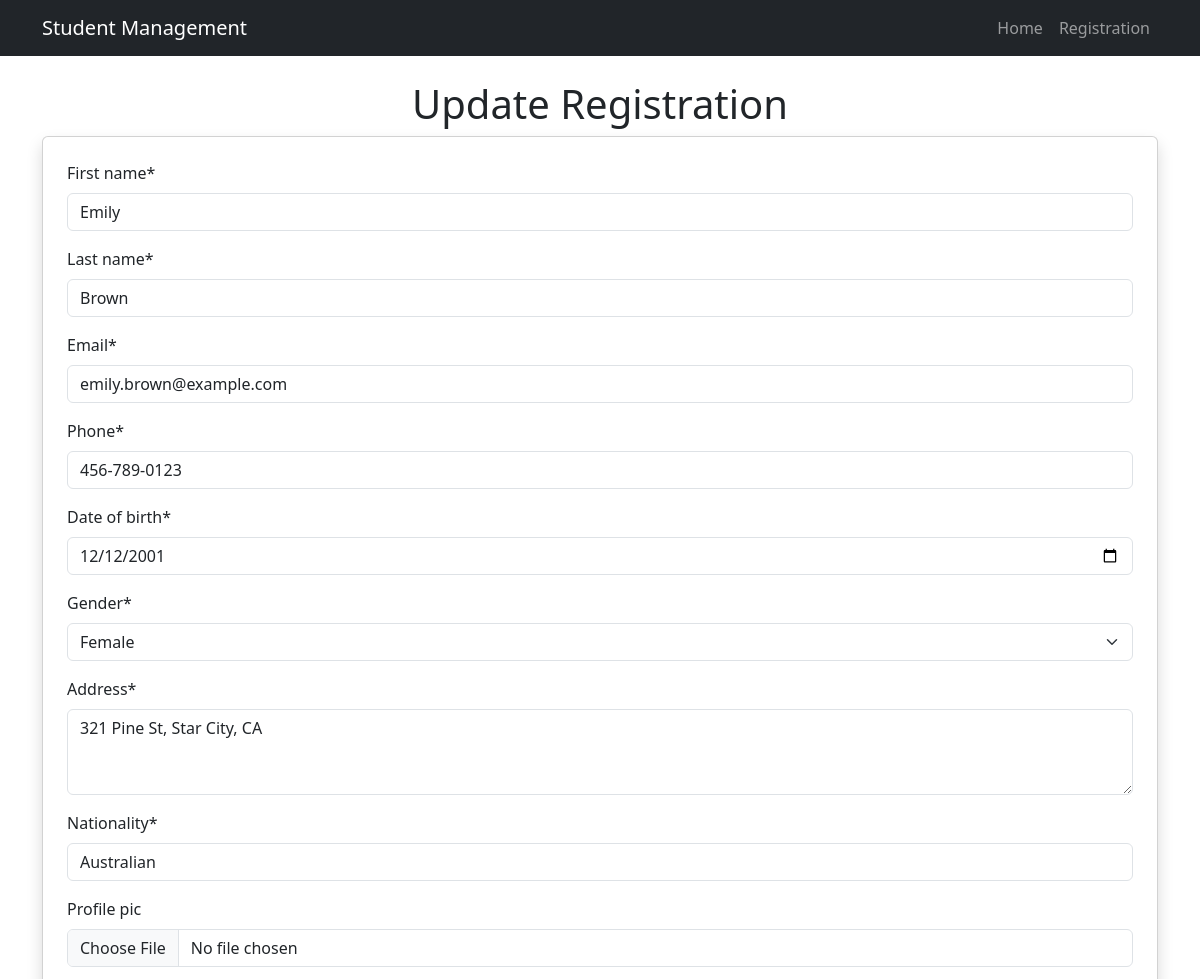
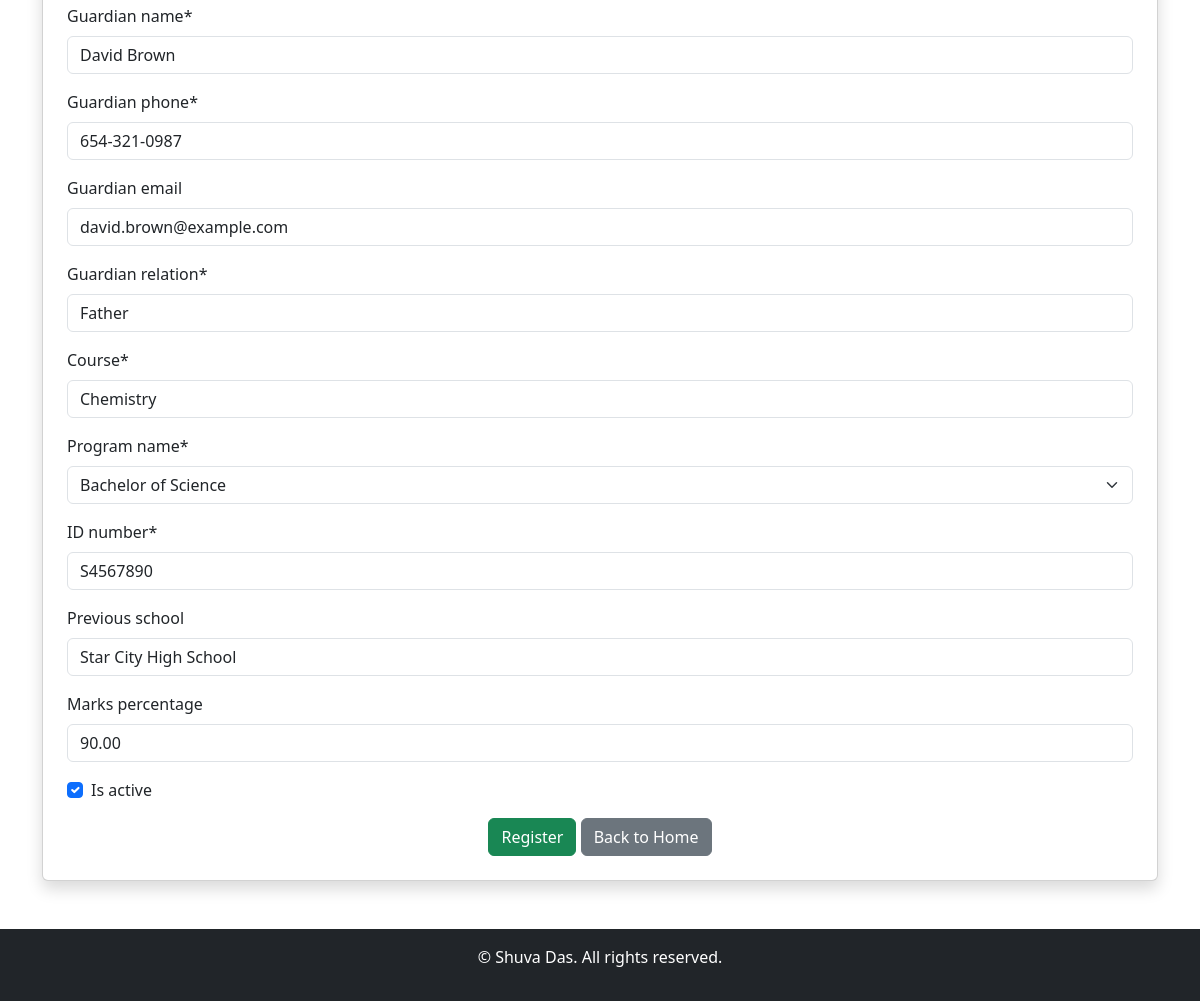
Page /edit/student/5 on the committed database (2 pictures, top to bottom).
### students/models.py (models this page shows, shortened)
class Student(models.Model):
    GENDER_CHOICES=[
        ('M','Male'),
        ('F','Female'),
        ('O','Other'),
    ]
    PROGRAM_NAME=[
        ('B.Tech','Bachelor of Technology'),
        ('M.Tech','Master of Technology'),
        ('B.Sc','Bachelor of Science'),
        ('M.Sc','Master of Science'),
        ('B.Com','Bachelor of Commerce'),
        ('M.Com','Master of Commerce'),
        ('B.A','Bachelor of Arts'),
        ('M.A','Master of Arts'),
        ('B.B.A','Bachelor of Business Administration'),
        ('M.B.A','Master of Business Administration'),
        ('B.C.A','Bachelor of Computer Applications'),
        ('M.C.A','Master of Computer Applications'),
        ('B.Ed','Bachelor of Education'),
        ('M.Ed','Master of Education'),
        ('B.Arch','Bachelor of Architecture'),
        ('M.Arch','Master of Architecture'),
        ('B.Pharma','Bachelor of Pharmacy'),
        ('M.Pharma','Master of Pharmacy'),
        ('B.Sc Nursing','Bachelor of Science in Nursing'),
        ('M.Sc Nursing','Master of Science in Nursing'),
        ('BDS','Bachelor of Dental Surgery'),
        ('MDS','Master of Dental Surgery'),
        ('MBBS','Bachelor of Medicine and Bachelor of Surgery'),
        ('MD','Doctor of Medicine'),
        ('MS','Master of Surgery'),
        ('DM','Doctorate of Medicine'),
        ('M.Ch','Master of Chirurgiae'),
        ('Diploma','Diploma'),
        ('PG Diploma','Post Graduate Diploma'),
        ('Ph.D','Doctor of Philosophy'),
        ('M.Phil','Master of Philosophy'),
        ('LLB','Bachelor of Laws'),
        ('LLM','Master of Laws'),
        ('B.Arch','Bachelor of Architecture'),
        ('M.Arch','Master of Architecture'),
        ('B.Pharma','Bachelor of Pharmacy'),
        ('M.Pharma','Master of Pharmacy'),
        ('B.Sc Nursing','Bachelor of Science in Nursing'),
        ('M.Sc Nursing','Master of Science in Nursing'),
        ('BDS','Bachelor of Dental Surgery'),
        ('MDS','Master of Dental Surgery'),
        ('MBBS','Bachelor of Medicine and Bachelor of Surgery'),
        ('MD','Doctor of Medicine'),
        ('MS','Master of Surgery'),
        ('DM','Doctorate of Medicine'),
        ('M.Ch','Master of Chirurgiae'),
        ('Diploma','Diploma'),
        ('PG Diploma','Post Graduate Diploma'),
        ('Ph.D','Doctor of Philosophy'),
        ('M.Phil','Master of Philosophy'),
        ('LLB','Bachelor of Laws'),
        ('LLM','Master of Laws'),
        ('B.Arch','Bachelor of Architecture'),
        ('M.Arch','Master of Architecture'),
        ('B.Pharma','Bachelor of Pharmacy'),
        ('M.Pharma','Master of Pharmacy'),
        ('B.Sc Nursing','Bachelor of Science in Nursing'),
        ('M.Sc Nursing','Master of Science in Nursing'),
        ('BDS','Bachelor of Dental Surgery'),
        ('MDS','Master of Dental Surgery'),
        ('MBBS','Bachelor of Medicine and Bachelor of Surgery'),
        ('MD','Doctor of Medicine'),
        ('MS','Master of Surgery'),
        ('DM','Doctorate of Medicine'),
        ('M.Ch','Master of Chirurgiae'),
        ('Diploma','Diploma'),
        ('PG Diploma','Post Graduate Diploma'),
        ('Ph.D','Doctor of Philosophy'),
        ('M.Phil','Master of Philosophy'),
        ('LLB','Bachelor of Laws'),
        ('LLM','Master of Laws'),
        ('B.Arch','Bachelor of Architecture'),
        ('M.Arch','Master of Architecture'),
        ('B.Pharma','Bachelor of Pharmacy'),
        ('M.Pharma','Master of Pharmacy'),
        ('B.Sc Nursing','Bachelor of Science in Nursing'),
        ('M.Sc Nursing','Master of Science in Nursing'),
        ('BDS','Bachelor of Dental Surgery'),
        ('MDS','Master of Dental Surgery'),
        ('MBBS','Bachelor of Medicine and Bachelor of Surgery'),
        ('MD','Doctor of Medicine'),
        ('MS','Master of Surgery'),
        ('DM','Doctorate of Medicine'),
        ('M.Ch','Master of Chirurgiae'),
        ('Diploma','Diploma'),
        ('PG Diploma','Post Graduate Diploma'),
        ('Ph.D','Doctor of Philosophy'),
        ('M.Phil','Master of Philosophy'),
        ('LLB','Bachelor of Laws'),
        ('LLM','Master of Laws'),
        ('B.Arch','Bachelor of Architecture'),
        ('M.Arch','Master of Architecture'),
        ('B.Pharma','Bachelor of Pharmacy'),
        ('M.Pharma','Master of Pharmacy'),
        ('B.Sc Nursing','Bachelor of Science in Nursing'),
        ('M.Sc Nursing','Master of Science in Nursing'),
        ('BDS','Bachelor of Dental Surgery'),
        ('MDS','Master of Dental Surgery'),
        ('MBBS','Bachelor of Medicine and Bachelor of Surgery'),
        ('MD','Doctor of Medicine'),
        ('MS','Master of Surgery'),
        ('DM','Doctorate of Medicine'),
        ('M.Ch','Master of Chirurgiae'),
        ('Diploma','Diploma'),
        ('PG Diploma','Post Graduate Diploma'),
        ('Ph.D','Doctor of Philosophy'),
    ]
    first_name = models.CharField(max_length=100)
    last_name = models.CharField(max_length=100)
    email=models.EmailField(unique=True)
    phone=models.CharField(max_length=15)
    date_of_birth=models.DateField()
    gender=models.CharField(max_length=1,choices=GENDER_CHOICES)
    address=models.TextField()
    nationality=models.CharField(max_length=50)
    profile_pic=models.ImageField(upload_to='profile_pics/',null=True,blank=True)
    guardian_name=models.CharField(max_length=100)
    guardian_phone=models.CharField(max_length=15)
    guardian_email=models.EmailField(null=True,blank=True)
    guardian_relation=models.CharField(max_length=50)
    admission_date=models.DateField(auto_now_add=True)
    course=models.CharField(max_length=150)
    program_name=models.CharField(max_length=20,choices=PROGRAM_NAME)
    ID_number=models.CharField(max_length=20,unique=True)
    previous_school=models.CharField(max_length=150,null=True,blank=True)
    marks_percentage=models.DecimalField(max_digits=5,decimal_places=2,null=True,blank=True)
    is_active=models.BooleanField(default=True)
    created_at=models.DateTimeField(auto_now_add=True)
    updated_at=models.DateTimeField(auto_now=True)

### students/views.py (the view)
# urls.py: path('edit/student/<int:student_id>',edit_information,name='edit_information'),
def edit_information(request,student_id):
    student=get_object_or_404(Student,pk=student_id)
    if request.method == "POST":
        form =EditStudentRegistrationForm(request.POST,instance=student)
        if form.is_valid():
            form.save()
            messages.success(request,'Updated Successfully!')
            return redirect('/')
    else:
        form=EditStudentRegistrationForm(instance=student)
        context={
            'form':form
        }
        return render(request,'registration.html',context)

### templates/registration.html (shortened to what this page needs)
{% extends "index.html" %}
{% load crispy_forms_tags %}
{% block content %}
    <h1 class="text-center">
        {% if form.instance.pk %}
            Update
        {% else %}
            Student
        {% endif %}
        Registration
    </h1>
    <div class="card shadow p-4">
        <form method="post" enctype="multipart/form-data">
            {{ form|crispy }}
            <div class="text-center">
                <button type="submit" class="btn btn-success">Register</button>
                <a href="{% url 'homepage' %}" class="btn btn-secondary">Back to Home</a>
            </div>
        </form>
    </div>
{% endblock %}

### rows in the picture
Student: first_name "Emily", last_name "Brown", email "emily.brown@example.com", phone "456-789-0123", date_of_birth "12/12/2001", gender "Female", address "321 Pine St, Star City, CA", nationality "Australian", guardian_name "David Brown", guardian_phone "654-321-0987", guardian_email "david.brown@example.com", guardian_relation "Father", course "Chemistry", program_name "Bachelor of Science", ID_number "S4567890", previous_school "Star City High School", marks_percentage "90.00", is_active "☑"
